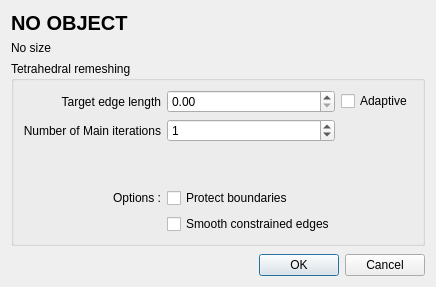
<?xml version="1.0" encoding="UTF-8"?>
<ui version="4.0">
 <class>Tetrahedral_remeshing_dialog</class>
 <widget class="QDialog" name="Tetrahedral_remeshing_dialog">
  <property name="enabled">
   <bool>true</bool>
  </property>
  <property name="geometry">
   <rect>
    <x>0</x>
    <y>0</y>
    <width>389</width>
    <height>287</height>
   </rect>
  </property>
  <property name="windowTitle">
   <string>Isotropic remeshing criteria</string>
  </property>
  <layout class="QVBoxLayout" name="verticalLayout">
   <item>
    <widget class="QLabel" name="objectName">
     <property name="font">
      <font>
       <pointsize>15</pointsize>
       <weight>75</weight>
       <bold>true</bold>
      </font>
     </property>
     <property name="text">
      <string>NO OBJECT</string>
     </property>
    </widget>
   </item>
   <item>
    <widget class="QLabel" name="objectNameSize">
     <property name="text">
      <string>No size</string>
     </property>
    </widget>
   </item>
   <item>
    <widget class="QGroupBox" name="groupBox">
     <property name="title">
      <string>Tetrahedral remeshing</string>
     </property>
     <layout class="QGridLayout" name="gridLayout_2" rowstretch="0,0,0,0,0,0" columnstretch="0,0,0">
      <item row="4" column="0">
       <widget class="QLabel" name="options_label">
        <property name="text">
         <string>Options :</string>
        </property>
        <property name="alignment">
         <set>Qt::AlignRight|Qt::AlignTrailing|Qt::AlignVCenter</set>
        </property>
       </widget>
      </item>
      <item row="5" column="1">
       <widget class="QCheckBox" name="smoothEdges_checkBox">
        <property name="toolTip">
         <string extracomment="Smoothing of constrained polylines.\nWarning : this may reduce quality of dihedral angles."/>
        </property>
        <property name="text">
         <string>Smooth constrained edges</string>
        </property>
       </widget>
      </item>
      <item row="2" column="1">
       <widget class="QSpinBox" name="nbIterations_spinbox">
        <property name="minimumSize">
         <size>
          <width>110</width>
          <height>0</height>
         </size>
        </property>
        <property name="value">
         <number>1</number>
        </property>
       </widget>
      </item>
      <item row="0" column="1">
       <widget class="QDoubleSpinBox" name="edgeLength_dspinbox">
        <property name="minimumSize">
         <size>
          <width>110</width>
          <height>0</height>
         </size>
        </property>
        <property name="maximum">
         <double>1000.000000000000000</double>
        </property>
        <property name="singleStep">
         <double>0.100000000000000</double>
        </property>
       </widget>
      </item>
      <item row="2" column="0">
       <widget class="QLabel" name="nbIterations_label">
        <property name="text">
         <string>Number of Main iterations</string>
        </property>
        <property name="alignment">
         <set>Qt::AlignRight|Qt::AlignTrailing|Qt::AlignVCenter</set>
        </property>
        <property name="buddy">
         <cstring>nbIterations_spinbox</cstring>
        </property>
       </widget>
      </item>
      <item row="3" column="0">
       <spacer name="verticalSpacer_3">
        <property name="orientation">
         <enum>Qt::Vertical</enum>
        </property>
        <property name="sizeType">
         <enum>QSizePolicy::Maximum</enum>
        </property>
        <property name="sizeHint" stdset="0">
         <size>
          <width>20</width>
          <height>40</height>
         </size>
        </property>
       </spacer>
      </item>
      <item row="0" column="0">
       <widget class="QLabel" name="edgeLength_label">
        <property name="text">
         <string>Target edge length</string>
        </property>
        <property name="alignment">
         <set>Qt::AlignRight|Qt::AlignTrailing|Qt::AlignVCenter</set>
        </property>
        <property name="buddy">
         <cstring>edgeLength_dspinbox</cstring>
        </property>
       </widget>
      </item>
      <item row="4" column="1">
       <widget class="QCheckBox" name="protect_checkbox">
        <property name="text">
         <string>Protect boundaries</string>
        </property>
        <property name="checked">
         <bool>false</bool>
        </property>
       </widget>
      </item>
      <item row="0" column="2">
       <widget class="QCheckBox" name="adaptiveSizing_checkbox">
        <property name="text">
         <string>Adaptive</string>
        </property>
       </widget>
      </item>
     </layout>
    </widget>
   </item>
   <item>
    <spacer name="verticalSpacer_2">
     <property name="orientation">
      <enum>Qt::Vertical</enum>
     </property>
     <property name="sizeType">
      <enum>QSizePolicy::MinimumExpanding</enum>
     </property>
     <property name="sizeHint" stdset="0">
      <size>
       <width>0</width>
       <height>0</height>
      </size>
     </property>
    </spacer>
   </item>
   <item>
    <widget class="QDialogButtonBox" name="buttonBox">
     <property name="orientation">
      <enum>Qt::Horizontal</enum>
     </property>
     <property name="standardButtons">
      <set>QDialogButtonBox::Cancel|QDialogButtonBox::Ok</set>
     </property>
    </widget>
   </item>
  </layout>
 </widget>
 <tabstops>
  <tabstop>edgeLength_dspinbox</tabstop>
  <tabstop>nbIterations_spinbox</tabstop>
  <tabstop>protect_checkbox</tabstop>
  <tabstop>buttonBox</tabstop>
 </tabstops>
 <resources/>
 <connections>
  <connection>
   <sender>buttonBox</sender>
   <signal>accepted()</signal>
   <receiver>Tetrahedral_remeshing_dialog</receiver>
   <slot>accept()</slot>
   <hints>
    <hint type="sourcelabel">
     <x>397</x>
     <y>333</y>
    </hint>
    <hint type="destinationlabel">
     <x>157</x>
     <y>195</y>
    </hint>
   </hints>
  </connection>
  <connection>
   <sender>buttonBox</sender>
   <signal>rejected()</signal>
   <receiver>Tetrahedral_remeshing_dialog</receiver>
   <slot>reject()</slot>
   <hints>
    <hint type="sourcelabel">
     <x>397</x>
     <y>333</y>
    </hint>
    <hint type="destinationlabel">
     <x>286</x>
     <y>195</y>
    </hint>
   </hints>
  </connection>
 </connections>
</ui>
